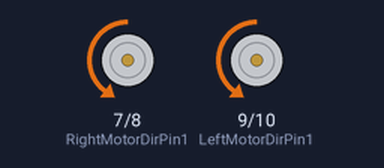
The sketch below on a simulated Arduino Uno, built with avr-gcc and run on an emulated ATmega328P. On the bench: motor-driver pin pairs drawn as motors (green arrow = first pin HIGH = forward, orange = second pin HIGH = backward, longer = more drive, scaled by the enable pin).

Above: at 2.1 s.
At 6.1 s:
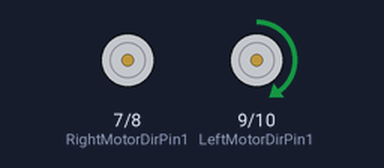
At 9.1 s:
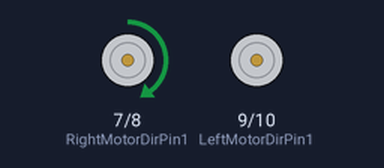
At 15.1 s:
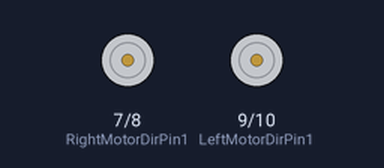
Timing chart, 0 to 16.6 s (numbered marks = the images above):
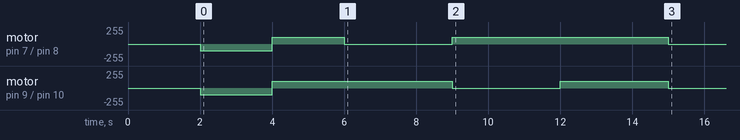

The sketch:

lesson1.2.ino
```cpp
// (licence header left out)
#define speedPinR 5    //  RIGHT PWM pin connect MODEL-X ENA
#define RightMotorDirPin1  7    //Right Motor direction pin 1 to MODEL-X IN1
#define RightMotorDirPin2  8    //Right Motor direction pin 2 to MODEL-X IN2
#define speedPinL 6    // Left PWM pin connect MODEL-X ENB
#define LeftMotorDirPin1  9    //Left Motor direction pin 1 to MODEL-X IN3
#define LeftMotorDirPin2  10   //Left Motor direction pin 1 to MODEL-X IN4


/*motor control*/
void go_Advance(void)  //Forward
{
  digitalWrite(RightMotorDirPin1, LOW);
  digitalWrite(RightMotorDirPin2,HIGH);
  digitalWrite(LeftMotorDirPin1,LOW);
  digitalWrite(LeftMotorDirPin2,HIGH);
  analogWrite(speedPinL,100);
  analogWrite(speedPinR,100);
}
void go_Left(int t=0)  //Turn left
{
  digitalWrite(RightMotorDirPin1,LOW );
  digitalWrite(RightMotorDirPin2,HIGH);
  digitalWrite(LeftMotorDirPin1,HIGH);
  digitalWrite(LeftMotorDirPin2,LOW);
  analogWrite(speedPinL,0);
  analogWrite(speedPinR,100);
  delay(t);
}
void go_Right(int t=0)  //Turn right
{
  digitalWrite(RightMotorDirPin1,HIGH);
  digitalWrite(RightMotorDirPin2,LOW);
  digitalWrite(LeftMotorDirPin1,LOW);
  digitalWrite(LeftMotorDirPin2,HIGH);
  analogWrite(speedPinL,100);
  analogWrite(speedPinR,0);
  delay(t);
}
void go_Back(int t=0)  //Reverse
{
  digitalWrite(RightMotorDirPin1,HIGH);
  digitalWrite(RightMotorDirPin2,LOW);
  digitalWrite(LeftMotorDirPin1,HIGH);
  digitalWrite(LeftMotorDirPin2,LOW);
  analogWrite(speedPinL,100);
  analogWrite(speedPinR,100);
  delay(t);
}
void stop_Stop()    //Stop
{
  digitalWrite(RightMotorDirPin1, LOW);
  digitalWrite(RightMotorDirPin2,LOW);
  digitalWrite(LeftMotorDirPin1,LOW);
  digitalWrite(LeftMotorDirPin2,LOW);
}
/*set motor speed */
void set_Motorspeed(int speed_L,int speed_R)
{
  analogWrite(speedPinL,speed_L);
  analogWrite(speedPinR,speed_R);
}

//Pins initialize
void init_GPIO()
{
  pinMode(RightMotorDirPin1, OUTPUT);
  pinMode(RightMotorDirPin2, OUTPUT);
  pinMode(speedPinL, OUTPUT);

  pinMode(LeftMotorDirPin1, OUTPUT);
  pinMode(LeftMotorDirPin2, OUTPUT);
  pinMode(speedPinR, OUTPUT);
  stop_Stop();
}

void setup()
{
  init_GPIO();

  delay(2000);

  go_Advance();//Forward
  go_Advance();//Forward

  delay(2000);

  go_Back();//Reverse

  delay(2000);

  go_Left();//Turn left

  delay(3000);

  go_Right();//Turn right

  delay(3000);
  go_Back();//Reverse

  delay(3000);
  stop_Stop();//Stop

}

void loop(){
}
```
